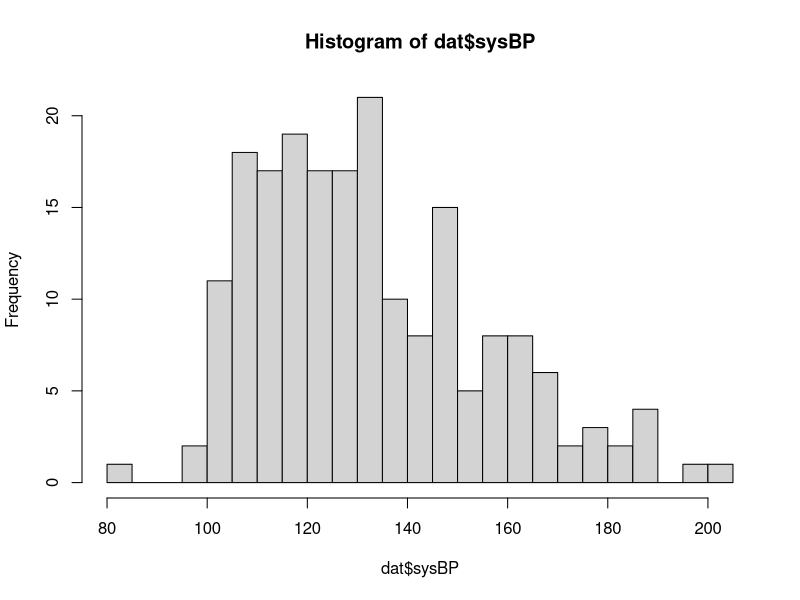

Write the R code that produced this figure. (Note: this script raises an error after producing the figure.)
#=============#
# R4ScHARR 
# Robert Smith, Paul Schneider & Sarah Bates
# Session 4 Script
#=============#

#=============#
# Check your R environment  -----
#=============#

# check
ls()

# clear the clutter
rm(list = ls())

# re-check
ls()

#=============#
# Importing data -----
#=============#

# csv = comma separated values
## Local file path
dat <- read.csv("./data/df_framingham.csv")

## Downloading files from the internet
# dat <- read.csv("https://raw.githubusercontent.com/ScHARR-PHEDS/R4ScHARR/master/data/df_framingham.csv")

#====================#
# Plotting your data: the histogram ----
#====================#

hist(dat$sysBP, breaks = 25)
# add a line indicating the mean
abline(v = BP_mean, col = "blue",lwd = 3)   # Why does this not work?

# Let's try again...
BP_mean <- mean(dat$sysBP,na.rm = T)
abline(v = BP_mean, col = "blue",lwd = 3)

#====================#
# Plotting your data: the scatter plot ----
#====================#
plot(x = dat$age, y = dat$sysBP)


#====================#
# Linear regression ----
#====================#

# fit a model
fit.1 = lm(sysBP ~ age, data = dat)
# show summary results
summary(fit.1)
# compute 95% confidence intervalls
confint(fit.1)


# We can now add the regression line to the scatter plot
# plot(x = dat$age, y = dat$sysBP)
abline(fit.1, col = "red", lwd = 5)

# extract model coefficients
fit.1$coefficients
# Use coefficients to make predictions
fit.1$coefficients[1] + 50 * fit.1$coefficients[2]
# or use the 'predict' function for this:
 predict(fit.1, newdata = data.frame(age=40))


# --------------------- #
# Exercise 3 - Prelude ----
# --------------------- #

# Number of males and females in the data set
table(dat$sex)

# Bloodpressure by sex
## using a boxplot 
boxplot(dat$sysBP ~ dat$sex)
# no difference?

mean(dat$sysBP[dat$sex=="female"],na.rm = T)
mean(dat$sysBP[dat$sex=="male"], na.rm = T)
# indeed it seems, no difference
t.test(x = dat$sysBP[dat$sex=="female"], y = dat$sysBP[dat$sex=="male"])

# multivariate regression
fit.multi = lm(sysBP ~ age + sex, data = dat)
summary(fit.multi)

# regressions seems to confirm this: 
# no difference in blood pressure between males and females?


# However, this is actually not what we would expect, as the literature on this topic
# is very clear in that there are significant differences in the diagnosis of
# blood pressure between males and females

# It's your job now to find out what is going on.
# Divide into 2 teams: one uses a male-only data set, the other a females-only dataset
# repeat the analysis for the subgroup and compare results






# ----------------------#
# Exercise 3 - SOLUTION -----
# ----------------------#

# Any questions/problems?

# Ask for answers to questions 3.11 and 3.12

# Any ideas what is going on here?

# Show:

## subgroup regressions
fit_f <- lm(sysBP ~ age , data = dat[dat$sex == "female",])
summary(fit_f)

fit_m <- lm(sysBP ~ age , data = dat[dat$sex == "male",])
summary(fit_m)

## plot with subgroup lines
plot(dat$age,dat$sysBP)
abline(fit_f, col = "orange",lwd = 3) # females
abline(fit_m, col = "magenta",lwd = 3) # males

# Interaction!
# need an interaction term
fit.int = lm(sysBP ~ age * sex, data = dat)
summary(fit.int) # sig.

# --> explore your data before running analysis!
# use plots, subsets, and summary stats to get a feel for the
# variables you are dealing with.
